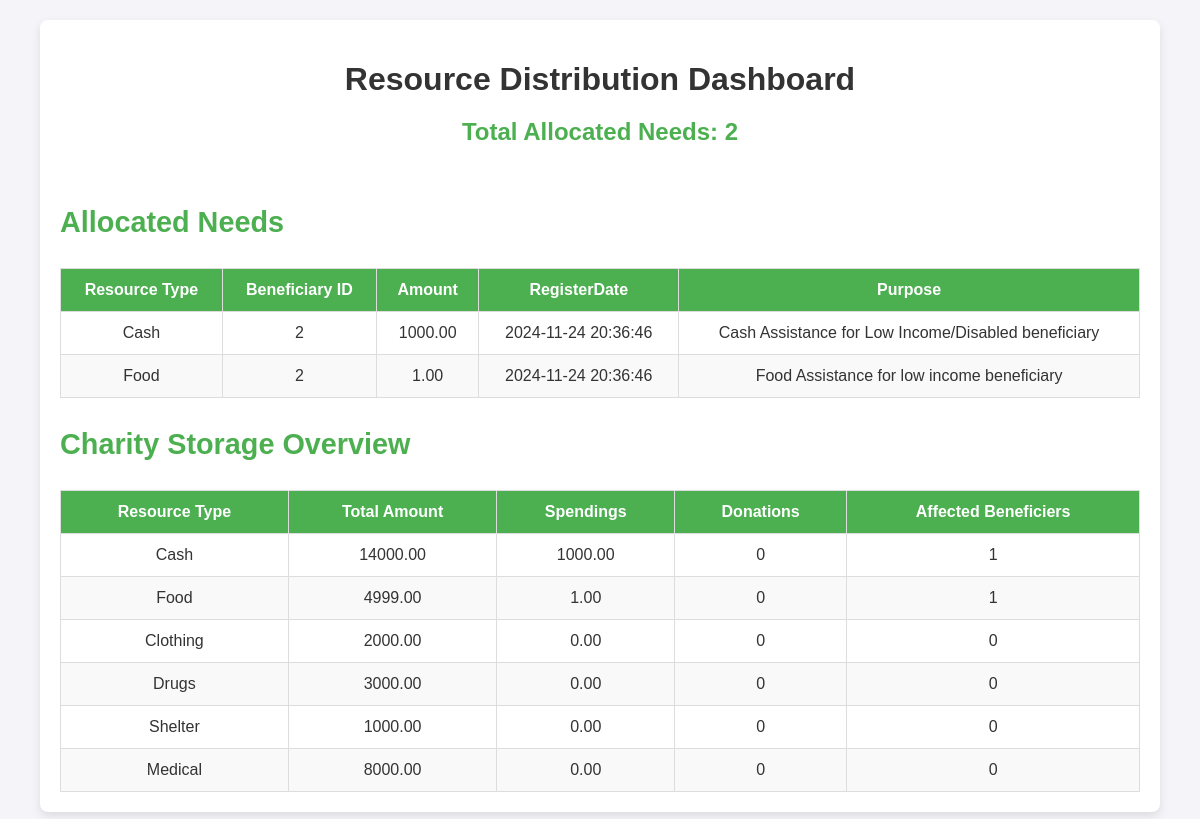
Page /BeneficiaryModule/index.php?action=track_distribution on the committed database.
### tables this page shows
CREATE TABLE IF NOT EXISTS CashNeedHistory (
                    AllocationID INT AUTO_INCREMENT PRIMARY KEY,
                             BeneficiaryID INT,
                             Amount DECIMAL(10, 2) NOT NULL,
                             Allocated BOOLEAN DEFAULT FALSE,
                             Accepted BOOLEAN DEFAULT FALSE,
                             RegisterDate TIMESTAMP DEFAULT CURRENT_TIMESTAMP,
                             purpose VARCHAR(255) DEFAULT 'Cash Assistance for Low Income/Disabled beneficiary',
                             FOREIGN KEY (BeneficiaryID) REFERENCES Beneficiary(PersonID) ON DELETE CASCADE
);

CREATE TABLE IF NOT EXISTS FoodNeedHistory (
    AllocationID INT AUTO_INCREMENT PRIMARY KEY,
                            BeneficiaryID INT Not NULL,
                                Amount DECIMAL(10, 2) NOT NULL,
                                Allocated BOOLEAN DEFAULT FALSE,
                                Accepted BOOLEAN DEFAULT FALSE,
                                RegisterDate TIMESTAMP DEFAULT CURRENT_TIMESTAMP,
                                purpose VARCHAR(255) DEFAULT 'Food Assistance for low income beneficiary',
                                FOREIGN KEY (BeneficiaryID) REFERENCES Beneficiary(PersonID) ON DELETE CASCADE
);

CREATE TABLE IF NOT EXISTS Charity_Storage (
                             NeedID INT AUTO_INCREMENT PRIMARY KEY,
                             type VARCHAR(100) NOT NULL,
                             Amount DECIMAL(10, 2) NOT NULL,
                             Spendings DECIMAL(10, 2) NOT NULL,
                             Donations INT DEFAULT 0,
                             AffectedPeople INT DEFAULT 0
                                
);

### BeneficiaryModule/Controllers/BeneficiaryController.php (called while the page is built, shortened)
<?php
class BeneficiaryController
{
    private $db;
    private $admin;
    public function __construct($connection, $admin)
    {
        $this->db = $connection;
        $this->admin = $admin;
    }
    public function trackDistribution()
    {
        $allocated_data = $this->admin->getAllocatedNeeds($this->db);
        $charity_data = $this->admin->getCharityStorageData($this->db);
        include 'Views/Track_Distribution_View.php';
        $view = new Track_Distribution_View();
        $view->Show_Resource_Distribution($allocated_data, $charity_data);
    }
}

### BeneficiaryModule/Models/BeneficiaryAdmin.php (called while the page is built, shortened)
<?php
class BeneficiaryAdmin extends Person
{
    function getAllocatedNeeds($db)
    {
        $tables = ['cashneedhistory', 'foodneedhistory', 'shelterneedhistory', 'drugneedhistory', 'medicalneedhistory', 'clothingneedhistory'];
        $allNeeds = [];
        foreach ($tables as $table) {
            $query = "SELECT * FROM $table WHERE Allocated = 1";
            $stmt = $db->prepare($query);
            $stmt->execute();
            $needs = $stmt->fetchAll(PDO::FETCH_ASSOC);
            foreach ($needs as $need) {
                $need['table'] = ucfirst(str_replace('needhistory', '', $table));
                $allNeeds[] = $need;
            }
        }
        return $allNeeds;
    }
    function getCharityStorageData($db)
    {
        $query = "SELECT * FROM charity_storage";
        $stmt = $db->prepare($query);
        $stmt->execute();
        return $stmt->fetchAll(PDO::FETCH_ASSOC);
    }
}

### BeneficiaryModule/Views/Track_Distribution_View.php (the view)
<?php
class Track_Distribution_View
{
    public function Show_Resource_Distribution($allocatedNeeds, $charityStorage)
    {
        echo '<link rel="stylesheet" type="text/css" href="Views/styles/dashboard.css">';
        echo '<div class="dashboard-container">';
        echo '<h1>Resource Distribution Dashboard</h1>';
        echo '<div class="summary">';
        echo '<h2>Total Allocated Needs: ' . count($allocatedNeeds) . '</h2>';
        echo '</div>';
        echo '<div class="data-table-container">';
        echo '<h3>Allocated Needs</h3>';
        echo '<table class="data-table">';
        echo '<thead>';
        echo '<tr>';
        echo '<th>Resource Type</th>';
        echo '<th>Beneficiary ID</th>';
        echo '<th>Amount</th>';
        echo '<th>RegisterDate</th>';
        echo '<th>Purpose</th>';
        echo '</tr>';
        echo '</thead>';
        echo '<tbody>';
        foreach ($allocatedNeeds as $need) {
            echo '<tr>';
            echo '<td>' . htmlspecialchars($need['table']) . '</td>';
            echo '<td>' . htmlspecialchars($need['BeneficiaryID']) . '</td>';
            echo '<td>' . htmlspecialchars($need['Amount']) . '</td>';
            echo '<td>' . htmlspecialchars($need['RegisterDate']) . '</td>';
            echo '<td>' . htmlspecialchars($need['purpose']) . '</td>';
            echo '</tr>';
        }
        echo '</tbody>';
        echo '</table>';
        echo '</div>';
        echo '<div class="data-table-container">';
        echo '<h3>Charity Storage Overview</h3>';
        echo '<table class="data-table">';
        echo '<thead>';
        echo '<tr>';
        echo '<th>Resource Type</th>';
        echo '<th>Total Amount</th>';
        echo '<th>Spendings</th>';
        echo '<th>Donations</th>';
        echo '<th>Affected Beneficiers</th>';
        echo '</tr>';
        echo '</thead>';
        echo '<tbody>';
        foreach ($charityStorage as $resource) {
            echo '<tr>';
            echo '<td>' . htmlspecialchars($resource['type']) . '</td>';
            echo '<td>' . htmlspecialchars($resource['Amount']) . '</td>';
            echo '<td>' . htmlspecialchars($resource['Spendings']) . '</td>';
            echo '<td>' . htmlspecialchars($resource['Donations']) . '</td>';
            echo '<td>' . htmlspecialchars($resource['AffectedPeople']) . '</td>';
            echo '</tr>';
        }
        echo '</tbody>';
        echo '</table>';
        echo '</div>';
        echo '</div>';
    }
}

### BeneficiaryModule/Views/styles/dashboard.css (style rules this page uses)
.dashboard-container { margin: 20px auto; width: 90%; max-width: 1200px; background: #fff; border-radius: 8px; box-shadow: 0 4px 10px rgba(0, 0, 0, 0.1); padding: 20px; }
h3 { font-size: 1.8rem; margin-top: 30px; text-align: left; color: #4caf50; }
h1 { font-size: 2rem; text-align: center; color: #333; margin-bottom: 20px; }
.summary { text-align: center; margin-bottom: 30px; }
.summary h2 { font-size: 1.5rem; color: #4caf50; }
.data-table-container { overflow-x: auto; }
.data-table { width: 100%; border-collapse: collapse; font-size: 1rem; color: #333; margin-top: 20px; }
.data-table thead { background-color: #4caf50; color: white; }
.data-table th, .data-table td { padding: 12px 15px; text-align: center; border: 1px solid #ddd; }
.data-table tr:nth-child(even) { background-color: #f9f9f9; }

### rows in the picture
cashneedhistory: table "Cash", BeneficiaryID "2", Amount "1000.00", RegisterDate "2024-11-24 20:36:46", purpose "Cash Assistance for Low Income/Disabled beneficiary"
foodneedhistory: table "Food", BeneficiaryID "2", Amount "1.00", RegisterDate "2024-11-24 20:36:46", purpose "Food Assistance for low income beneficiary"
charity_storage: type "Cash", Amount "14000.00", Spendings "1000.00", Donations "0", AffectedPeople "1"
charity_storage: type "Food", Amount "4999.00", Spendings "1.00", Donations "0", AffectedPeople "1"
charity_storage: type "Clothing", Amount "2000.00", Spendings "0.00", Donations "0", AffectedPeople "0"
charity_storage: type "Drugs", Amount "3000.00", Spendings "0.00", Donations "0", AffectedPeople "0"
charity_storage: type "Shelter", Amount "1000.00", Spendings "0.00", Donations "0", AffectedPeople "0"
charity_storage: type "Medical", Amount "8000.00", Spendings "0.00", Donations "0", AffectedPeople "0"

### other values in the picture
count($allocatedNeeds) "2"
